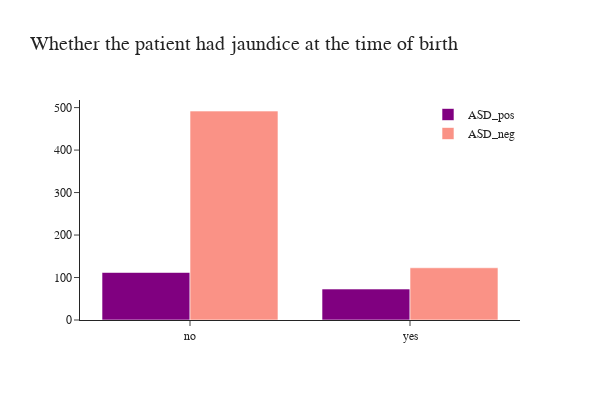

The cell this chart's notebook holds for it:
### Code cell
fig = go.Figure()
fig.add_trace(go.Histogram(x=ASD_pos['jaundice'],histnorm='',
              name='ASD_pos', marker_color = 'purple'),
              )
fig.add_trace(go.Histogram(x=ASD_neg['jaundice'],histnorm='',
              name='ASD_neg', marker_color = 'salmon', opacity=0.85),
             )  

fig.update_layout(title="Whether the patient had jaundice at the time of birth", 
                  font_family="San Serif",
                  titlefont={'size': 20},
                  template='simple_white',
                  width=600, 
                  height=400,
                  legend=dict(
                  orientation="v", y=1, yanchor="top", x=1.0, xanchor="right" )                 
                 ).update_xaxes(categoryorder='total descending') 

fig.show()

### Figure 1 — Plotly figure (JSON) as saved in the notebook; plotly's stock layout.template omitted (floating-point values rounded to 4 significant figures; data arrays with more than 128 entries replaced by an {"elided": "..."} marker saying what was removed)
{"data": [{"histnorm": "", "marker": {"color": "purple"}, "name": "ASD_pos", "type": "histogram", "x": {"elided": "185 str values"}}, {"histnorm": "", "marker": {"color": "salmon"}, "name": "ASD_neg", "opacity": 0.85, "type": "histogram", "x": {"elided": "615 str values"}}], "layout": {"font": {"family": "San Serif"}, "height": 400, "legend": {"orientation": "v", "x": 1, "xanchor": "right", "y": 1, "yanchor": "top"}, "title": {"font": {"size": 20}, "text": "Whether the patient had jaundice at the time of birth"}, "width": 600, "xaxis": {"autorange": true, "categoryorder": "total descending", "range": [-0.5, 1.5], "type": "category"}, "yaxis": {"autorange": true, "range": [0, 517.9]}}}
